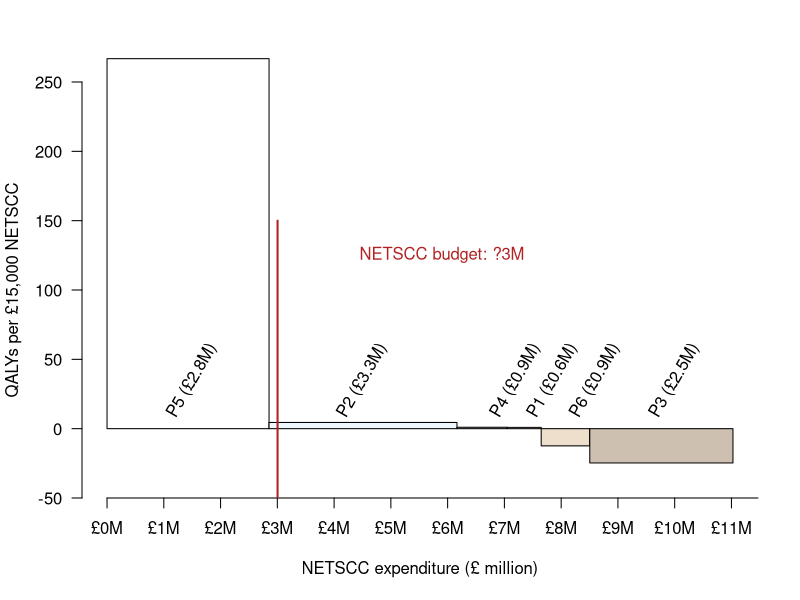
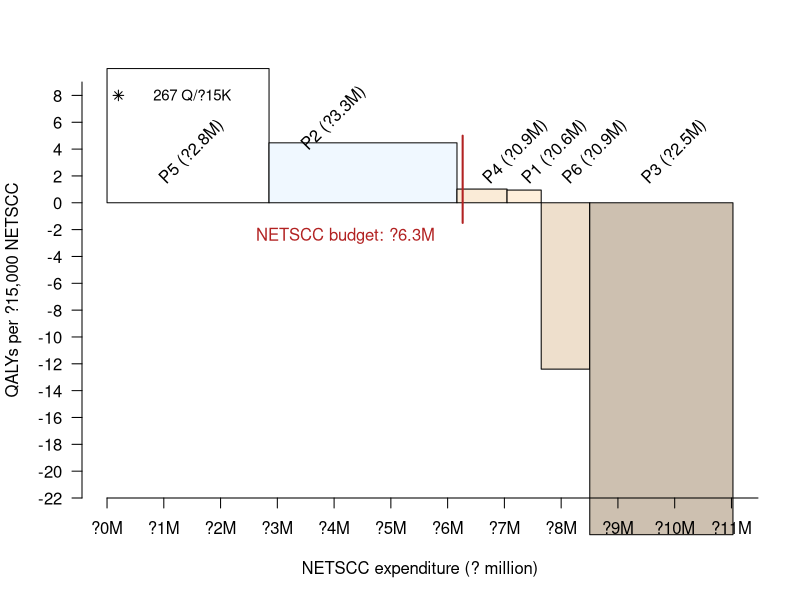
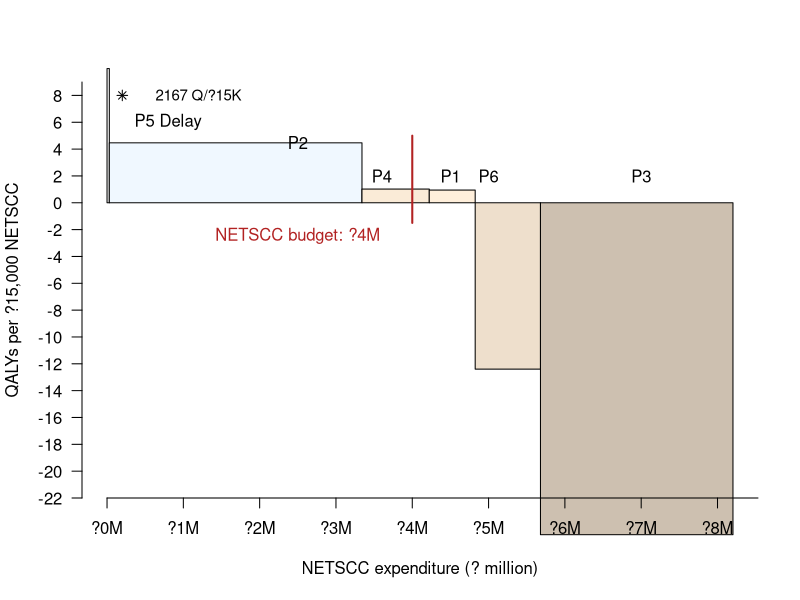
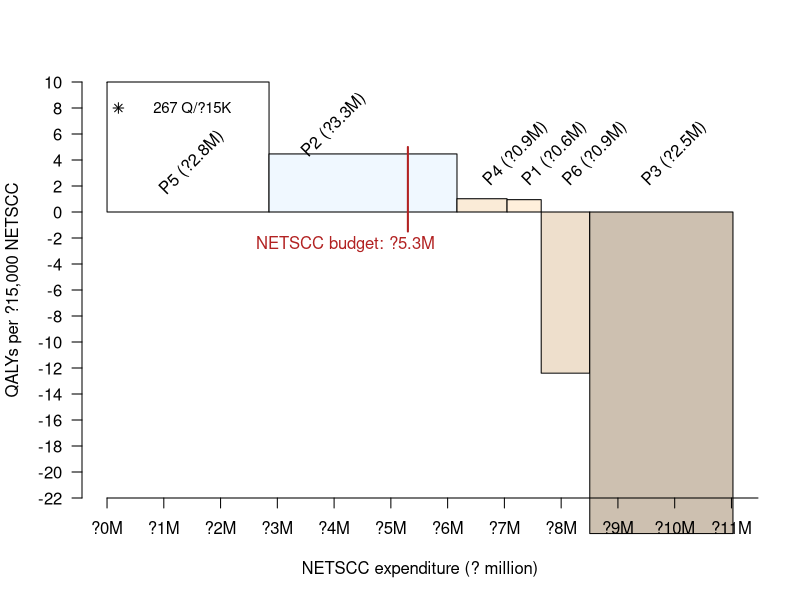
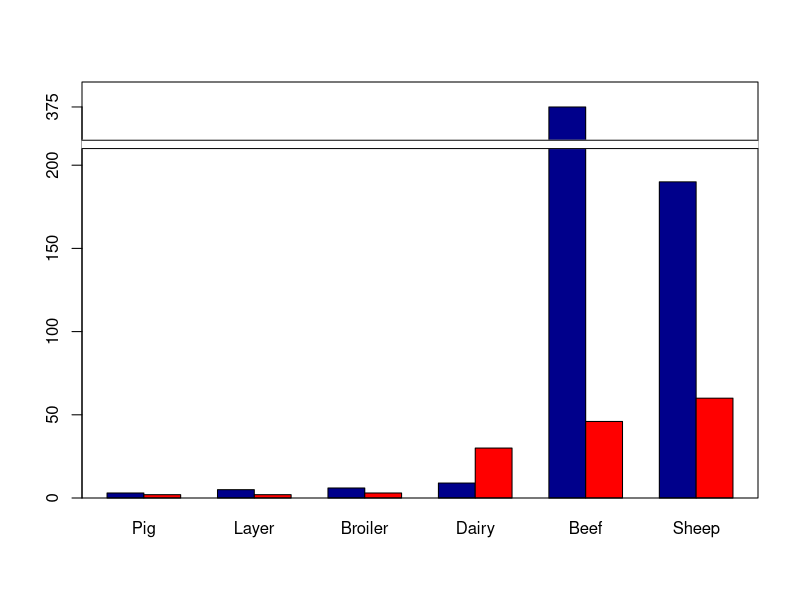
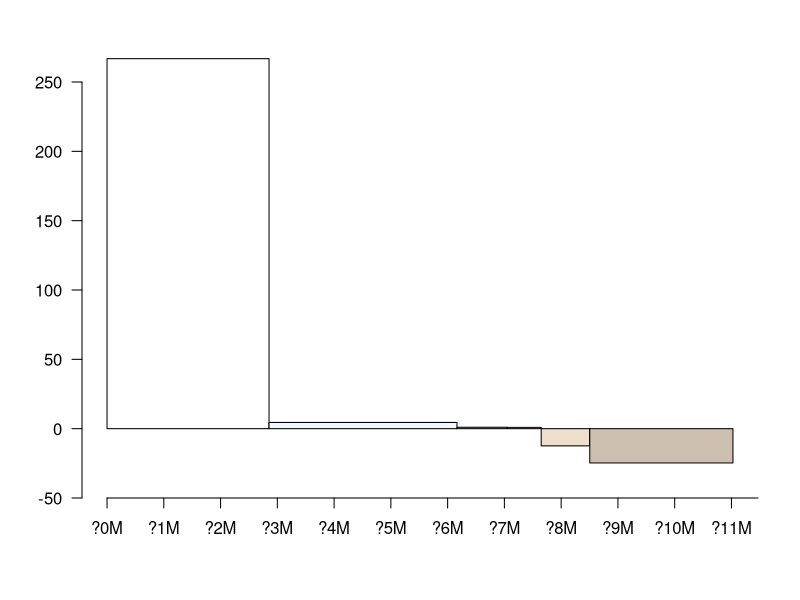
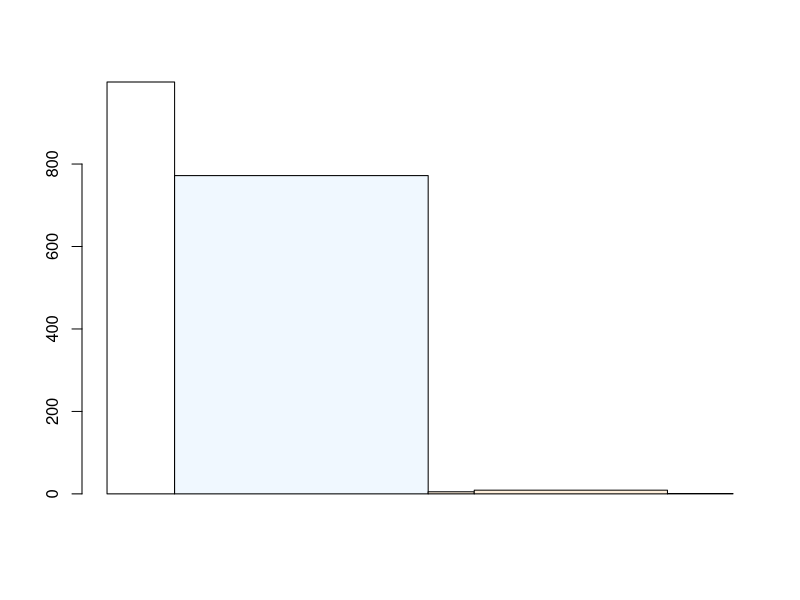
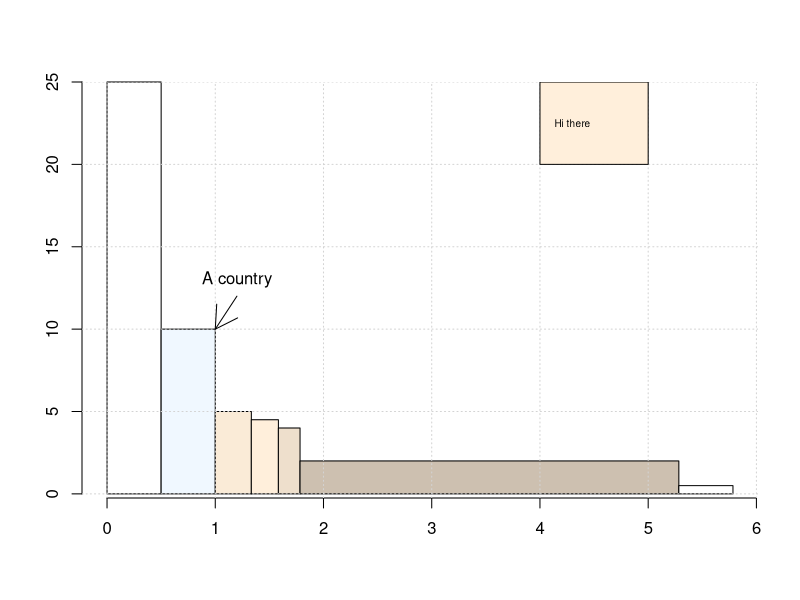

Write the R code that produced these figures, in order.
###########################
# bookshelf
###########################



# need to be in order of lowest to highest ICER
# p5, p2, p4, p1        p3, p6
# widths are NETSCC costs
P1_cost <- 601481
P2_cost <- 3310883
P3_cost <- 2522710
P4_cost <- 882177
P5_cost <- 2854000
P6_cost <- 855403

widths = c(P5_cost,P2_cost , P4_cost,P1_cost,P6_cost ,P3_cost )

# QALYs from project
P1_QALYs <- 38
P2_QALYs <- 986
P3_QALYs <- -4160
P4_QALYs <- 60 
P5_QALYs <- 50770
P6_QALYs <- -707
#Pdud <- 0 # introduce to make space on the graph

#heights = c(P5_QALYs,P2_QALYs , P4_QALYs,P1_QALYs,P6_QALYs, P3_QALYs)

# QALYs per cost
NETSCCspend <- 15000

P1_payoff <- P1_QALYs*NETSCCspend/P1_cost
P2_payoff <- P2_QALYs*NETSCCspend/P2_cost
P3_payoff <- P3_QALYs*NETSCCspend/P3_cost
P4_payoff <- P4_QALYs*NETSCCspend/P4_cost
P5_payoff <- P5_QALYs*NETSCCspend/P5_cost # 30 # real payoff is P5_QALYs*NETSCCspend/P5_cost
P6_payoff <- P6_QALYs*NETSCCspend/P6_cost

# realy payoffs of each proposal in order (including from p5 correct)
P1_payoff 
P2_payoff 
P3_payoff 
P4_payoff 
P5_payoff
P6_payoff 

heights = c(P5_payoff,P2_payoff , P4_payoff,P1_payoff,P6_payoff,P3_payoff)


# Then we use the standard barplot command, but specify the space between blocks to be zero:
options(scipen=999) # trun off scientifc notation 

# reset par
#dev.off()
# adjust margins 


##Also specify colours
# suppress axis and add later
barplot(heights, widths, space=0, 
        col = colours()[1:6], ylim = c(-50, 250), axes = FALSE)


#Since we specified widths, we need to specify the axis labels:
# axis labels
# 
axis(1, at=seq(from =0, to = 12000000, by = 1000000 ), labels=sprintf("£%sM", seq(from =0, to = 12, by = 1 )))
axis(2, las = 1)

title(main="")
title(xlab="NETSCC expenditure (£ million)", ylab="QALYs per £15,000 NETSCC")


#To add grid lines, use the grid function:

##Look at ?grid to for more control over the grid lines
#grid()

#and you can add arrows and text manually:

text(1500000, 35, "P5 (£2.8M)", srt=60) 
text(4500000, 35, "P2 (£3.3M)", srt=60) 
text(7200000, 35, "P4 (£0.9M)", srt=60) 
text(7850000, 35, "P1 (£0.6M)", srt=60) 
text(8600000, 35, "P6 (£0.9M)", srt=60) 
text(10000000, 35, "P3 (£2.5M)", srt=60) 

# add budget line
location <- P5_cost + 150000
lines(c(location,location), c(-50, 150) , col= "firebrick", lwd = 2)
text(5900000, 125, "NETSCC budget: ?3M", col= "firebrick") 





##############################################################
###### zoom in ############################################


dev.off()
heights = c(10,P2_payoff , P4_payoff,P1_payoff,P6_payoff, P3_payoff)


# Then we use the standard barplot command, but specify the space between blocks to be zero:
options(scipen=999) # trun off scientifc notation 

# reset par
#dev.off()
# adjust margins 

#par(mar=c(6,5,2,2)) # par(mar=c(bottom,left,top,right))

##Also specify colours
# suppress axis and add later
barplot(heights, widths, space=0, 
        col = colours()[1:6], ylim = c(-22, 9), axes = FALSE)


text(1500000, 8, "267 Q/?15K", cex=0.9)
points(200000,8, pch = 8 )

#Since we specified widths, we need to specify the axis labels:
# axis labels
# 
axis(1, at=seq(from =0, to = 12000000, by = 1000000 ), labels=sprintf("?%sM", seq(from =0, to = 12, by = 1 )))
axis(2, at=seq(from= -24, to= 20, by=2 ), las = 1)

title(main="", line = 0.5)
title(xlab="NETSCC expenditure (? million)", ylab="QALYs per ?15,000 NETSCC")


#To add grid lines, use the grid function:

##Look at ?grid to for more control over the grid lines
#grid()

#and you can add arrows and text manually:

text(1500000, 3.8, "P5 (?2.8M)", srt=45) 
text(4000000, 6.3, "P2 (?3.3M)", srt=45) 
text(7200000, 3.8, "P4 (?0.9M)", srt=45) 
text(7890000, 3.8, "P1 (?0.6M)", srt=45) 
text(8600000, 3.8, "P6 (?0.9M)", srt=45) 
text(10000000, 3.8, "P3 (?2.5M)", srt=45) 


# add budget line
location <- P5_cost+P2_cost + 100000
lines(c(location,location), c(-1.5, 5) , col= "firebrick", lwd = 2)
text(4200000, -2.5, "NETSCC budget: ?6.3M", col= "firebrick") 



########## end zoom in





##############################################################
###### zoom in DELAY  ############################################


dev.off()
heights = c(10,P2_payoff , P4_payoff,P1_payoff,P6_payoff, P3_payoff)
widths = c(30000,P2_cost , P4_cost,P1_cost,P6_cost, P3_cost)

# payoff from delay
15000*(4333/30000)


# Then we use the standard barplot command, but specify the space between blocks to be zero:
options(scipen=999) # trun off scientifc notation 

# reset par
#dev.off()
# adjust margins 

#par(mar=c(6,5,2,2)) # par(mar=c(bottom,left,top,right))

##Also specify colours
# suppress axis and add later
barplot(heights, widths, space=0, 
        col = colours()[1:6], ylim = c(-22, 9), axes = FALSE)


text(800000, 6, "P5 Delay") 
text(1200000, 8, "2167 Q/?15K", cex=0.9)
points(200000,8, pch = 8 )

#Since we specified widths, we need to specify the axis labels:
# axis labels
# 
axis(1, at=seq(from =0, to = 12000000, by = 1000000 ), labels=sprintf("?%sM", seq(from =0, to = 12, by = 1 )))
axis(2, at=seq(from= -24, to= 20, by=2 ), las = 1)

title(main="", line = 0.5)
title(xlab="NETSCC expenditure (? million)", ylab="QALYs per ?15,000 NETSCC")


#To add grid lines, use the grid function:

##Look at ?grid to for more control over the grid lines
#grid()

#and you can add arrows and text manually:

#text(1500000, 3.8, "P5 (?2.8M)", srt=45) 
text(2500000, 4.5, "P2") 
text(3600000, 2, "P4") 
text(4500000, 2, "P1") 
text(5000000, 2, "P6") 
text(7000000, 2, "P3") 


# add budget line
location <- 4000000
lines(c(location,location), c(-1.5, 5) , col= "firebrick", lwd = 2)
text(2500000, -2.5, "NETSCC budget: ?4M", col= "firebrick") 



########## end zoom in DELAY




###### zoom in ?5.3 million ############################################


dev.off()
heights = c(10,P2_payoff , P4_payoff,P1_payoff,P6_payoff, P3_payoff)
widths = c(P5_cost,P2_cost , P4_cost,P1_cost,P6_cost, P3_cost)


# Then we use the standard barplot command, but specify the space between blocks to be zero:
options(scipen=999) # trun off scientifc notation 

# reset par
#dev.off()
# adjust margins 

#par(mar=c(6,5,2,2)) # par(mar=c(bottom,left,top,right))

##Also specify colours
# suppress axis and add later
barplot(heights, widths, space=0, 
        col = colours()[1:6], ylim = c(-22, 10), axes = FALSE)


text(1500000, 8, "267 Q/?15K", cex=0.9)
points(200000,8, pch = 8 )

#Since we specified widths, we need to specify the axis labels:
# axis labels
# 
axis(1, at=seq(from =0, to = 12000000, by = 1000000 ), labels=sprintf("?%sM", seq(from =0, to = 12, by = 1 )))
axis(2, at=seq(from= -24, to= 20, by=2 ), las = 1)

title(main="", line = 0.5)
title(xlab="NETSCC expenditure (? million)", ylab="QALYs per ?15,000 NETSCC")


#To add grid lines, use the grid function:

##Look at ?grid to for more control over the grid lines
#grid()

#and you can add arrows and text manually:

text(1500000, 3.8, "P5 (?2.8M)", srt=45) 
text(4000000, 6.7, "P2 (?3.3M)", srt=45) 
text(7200000, 4.5, "P4 (?0.9M)", srt=45) 
text(7890000, 4.5, "P1 (?0.6M)", srt=45) 
text(8600000, 4.5, "P6 (?0.9M)", srt=45) 
text(10000000, 4.5, "P3 (?2.5M)", srt=45) 


# add budget line
location <- 5300000
lines(c(location,location), c(-1.5, 5) , col= "firebrick", lwd = 2)
text(4200000, -2.5, "NETSCC budget: ?5.3M", col= "firebrick") 



########## end zoom in ?5.3M













#abline(v=5500000) # add budget line

arrows(1, 10, 1.2, 12, code=1)



#To add your square in the top right hand corner, use the polygon function:

polygon(c(4,4,5,5), c(20, 25, 25, 20), col="antiquewhite1")
text(4.3, 22.5, "Hi there", cex=0.6)

# if required
#par(mar=c(3,3,2,1), 
#    mgp=c(2,0.4,0), tck=-.01,
#    cex.axis=0.9, las=1)










############# gap plot ###########################
# example https://stackoverflow.com/questions/23884991/how-to-add-break-in-axis-for-grouped-barplot


library(plotrix)
x1=c(3,5,6,9,375,190);
x1
x2=c(2,2,3,30,46,60);
x2
data=rbind(x1,x2);
data
colnames(data)=c("Pig","Layer","Broiler","Dairy","Beef","Sheep")
rownames(data)=c("1980","2010")

newdata <-data
newdata[newdata>200]<-newdata[newdata>200]-140
barpos<-barplot(newdata,names.arg=colnames(newdata),
                ylim=c(0,250),beside=TRUE,col=c("darkblue","red"),axes=FALSE)
axis(2,at=c(0,50,100,150,200,235),
     labels=c(0,50,100,150,200,375))
box()
axis.break(2,210,style="gap")



heights = c(P5_payoff,P2_payoff , P4_payoff,P1_payoff,P6_payoff, P3_payoff)
# reset par
#dev.off()
# adjust margins 

barplot(heights, widths, space=0, 
        col = colours()[1:6], ylim = c(-50, 250), axes = FALSE)


axis(1, at=seq(from =0, to = 12000000, by = 1000000 ), labels=sprintf("?%sM", seq(from =0, to = 12, by = 1 )))
axis(2, las = 1)






##########################################################
# remove proposal 5
##############################################

# need to be in order of highest to lowest
# p5, p2, p4, p1        p3, p6
# widths are NETSCC costs
P1_cost <- 601481
P2_cost <- 3310883
P3_cost <- 2522710
P4_cost <- 882177
#P5_cost <- 2854000
P6_cost <- 855403

widths = c(P4_cost,P2_cost , P1_cost,P3_cost, P6_cost)

# heights are QALYs from project
P1_QALYs <- 5.12
P2_QALYs <- 772
P3_QALYs <- 9
P4_QALYs <- 999 
#P5_QALYs <- 50770
P6_QALYs <- 0.9

heights = c( P4_QALYs,P2_QALYs ,P1_QALYs,P3_QALYs, P6_QALYs)

# Then we use the standard barplot command, but specify the space between blocks to be zero:

##Also specify colours
barplot(heights, widths, space=0, 
        col = colours()[1:5])







############################################################################################ 
#           example i copied



##############################################
# example https://stackoverflow.com/questions/14591167/variable-width-bar-plot
# (also availavel in ggplot)

widths = c(0.5, 0.5, 1/3,1/4,1/5, 3.5, 0.5)
heights = c(25, 10, 5,4.5,4,2,0.5)

# Then we use the standard barplot command, but specify the space between blocks to be zero:

##Also specify colours
barplot(heights, widths, space=0, 
        col = colours()[1:6])

#Since we specified widths, we need to specify the axis labels:

axis(1, 0:6)

#To add grid lines, use the grid function:

##Look at ?grid to for more control over the grid lines
grid()

#and you can add arrows and text manually:

arrows(1, 10, 1.2, 12, code=1)
text(1.2, 13, "A country") 

#To add your square in the top right hand corner, use the polygon function:

polygon(c(4,4,5,5), c(20, 25, 25, 20), col="antiquewhite1")
text(4.3, 22.5, "Hi there", cex=0.6)

# if required
#par(mar=c(3,3,2,1), 
#    mgp=c(2,0.4,0), tck=-.01,
#    cex.axis=0.9, las=1)



# END EXAMPLE
#######################################################################
########################################################################


